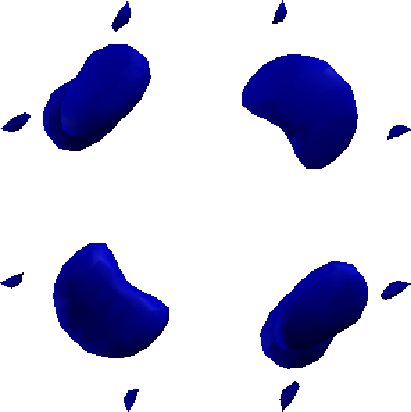
%> input picture matlab/matlab (Case Conflict)/sree1/7b.png, 411 x 412 px
$ octave plot3d.m   (GNU Octave 9; MATLAB toolbox functions it lacks are replaced by stand-ins)
%> lines starting %> are read from the running program, lines starting %| are printed output that depends on the picture
%# create stacked images (I am simply repeating the same image 5 times)
b=imread('7b.png');
%> b is the input picture: size 412x411x3 uint8; mean R, G, B 203.9, 203.9, 227.1
c=imread('7c.png');
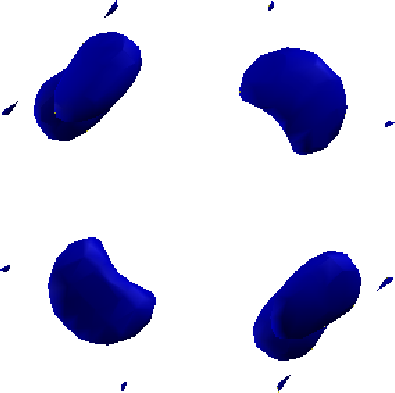
%> input picture matlab/matlab (Case Conflict)/sree1/7c.png, 395 x 393 px
%> c is the input picture: size 393x395x3 uint8; mean R, G, B 205.8, 205.8, 228.6
d=imread('7d.png');
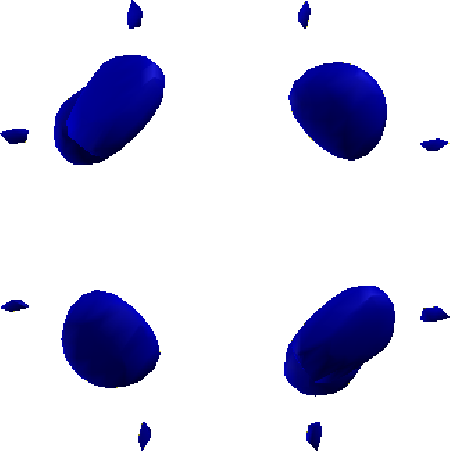
%> input picture matlab/matlab (Case Conflict)/sree1/7d.png, 450 x 451 px
%> d is the input picture: size 451x450x3 uint8; mean R, G, B 213.9, 213.9, 232.5

I = b;

% I = double(img);
%> (the run ends here)
